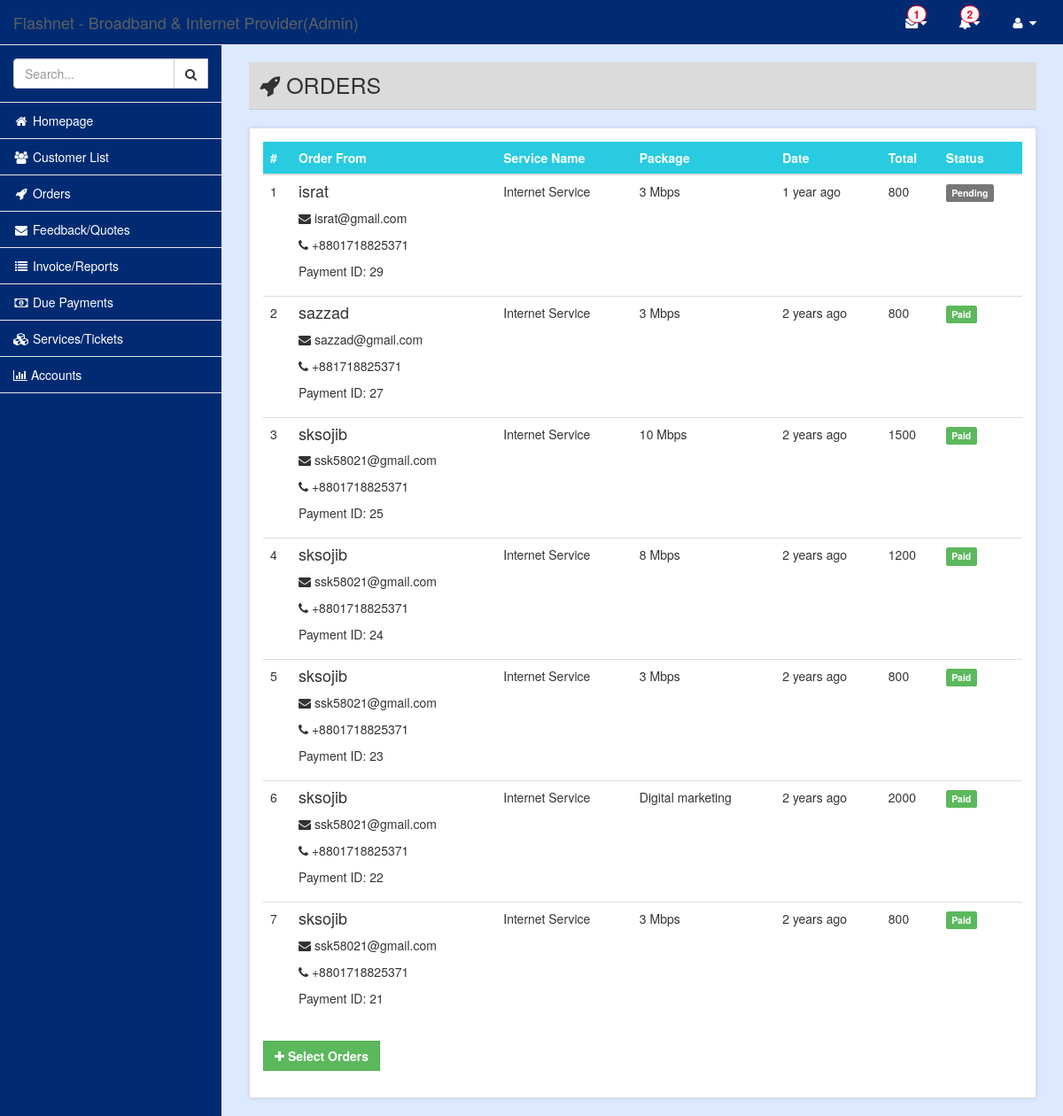
The app's page /admin/orders.php (signed in) with its own data.
### tables this page shows
CREATE TABLE `customer_orders` (
  `id` int(11) NOT NULL,
  `date` datetime NOT NULL,
  `username` varchar(90) NOT NULL,
  `ad_manager_id` varchar(900) NOT NULL,
  `service_type` int(11) NOT NULL,
  `package` int(11) NOT NULL,
  `amount` int(11) NOT NULL,
  `payment_id` varchar(20) NOT NULL,
  `rm` int(11) NOT NULL,
  `status` int(11) NOT NULL
);

CREATE TABLE `users` (
  `id` int(11) NOT NULL,
  `username` varchar(900) NOT NULL,
  `password` varchar(90) NOT NULL,
  `token` varchar(90) NOT NULL,
  `first_name` varchar(900) NOT NULL,
  `last_name` varchar(900) NOT NULL,
  `email` varchar(900) NOT NULL,
  `address` varchar(900) NOT NULL,
  `city` varchar(900) NOT NULL,
  `district` varchar(900) NOT NULL,
  `mobile_number` varchar(900) NOT NULL,
  `facebook_page` varchar(90) NOT NULL,
  `joined` datetime NOT NULL,
  `status` int(11) NOT NULL
);

### pages/includes/functions.php (called while the page is built, shortened)
<?php
	function get_orders($extra_sql=true){
		global $conn;
		$get = "SELECT * FROM customer_orders ";
		$get.= "WHERE ".$extra_sql." ";
		$get.= "ORDER BY id DESC";
		$result = $conn->query($get);
		return $result;
	}
	function switch_service($service_type) {
		switch($service_type) {
			case 1: return 'Internet Service'; break;
		}
	}
	function switch_package($package){
		switch($package) {
			case 2: return '3 Mbps'; break;
			case 4: return '8 Mbps'; break;
			case 7: return '10 Mbps'; break;
			case 8: return 'Digital marketing'; break;
		}
	}
	function switch_status($status, $index){
		switch($status) {
			case 1: $oarray= array('rm'=>'Unseen', 'payment'=>'Pending');return $oarray[$index]; break;
			case 3: $oarray= array('rm'=>'Added', 'payment'=>'Paid');return $oarray[$index]; break;
		}
	}
	function get_user_info($username) {
		global $conn;
		$sql = "SELECT * FROM users ";
		$sql.= "WHERE username='".addslashes($username)."' ";
		$result	= $conn->query($sql);
		$row	= $result->fetch_array();
		return $row;
	}
	function time_elapsed_string($datetime, $full = false) {
		$now = new DateTime; $ago = new DateTime($datetime); $diff = $now->diff($ago);
		$diff->w = floor($diff->d / 7); $diff->d -= $diff->w * 7;
		$string = array(
			'y' => 'year', 'm' => 'month', 'w' => 'week', 'd' => 'day',
			'h' => 'hour', 'i' => 'minute', 's' => 'second',
		);
		foreach ($string as $k => &$v) {
			if($diff->$k){$v = $diff->$k . ' ' . $v . ($diff->$k > 1 ? 's' : '');}
			else{unset($string[$k]);}
		}
		if (!$full) $string = array_slice($string, 0, 1);
		return $string ? implode(', ', $string) . ' ago' : 'just now';
	}

### admin/orders.php (the view, shortened to what this page needs)
<?php
	include "../pages/includes/config.php";
	require_once "../pages/includes/functions.php";
?>
<?php include "includes/header.php"; ?>
<div id="page-wrapper">
		<div class="row">
				<div class="col-lg-12">
						<h1 class="page-header"><i class="fa fa-rocket"></i> ORDERS</h1>
				</div>
		</div>
		<div class="row">
				<div class="col-lg-12">
						<div class="panel panel-default">
							<div class="panel-body">
							<?php if(!isset($_GET['view'])) { ?>
								<div class="table-responsive">
									<table class="table table-hover order-table">
										<thead>
											<tr>
												<th>#</th>
												<th>Order From</th>
												<th>Service Name</th>
												<th>Package</th>
												<th>Date</th>
												<th>Total</th>
												<th>Status</th>
											</tr>
										</thead>
										<tbody>
											<?php
												$result_orders	= get_orders(); $sli = 1;
												while($row_od = $result_orders->fetch_array()) {
													$row_userinfo	= get_user_info($row_od['username']);
											?>
											<tr class="clickable-row" data-href="admin/orders/?view=<?= $row_od['id'] ?>" data-userid="<?= $row_od['id'] ?>">
												<td><?= $sli ?></td>
												<td>
													<h4><?= $row_userinfo['first_name'] ?></h4>
													<p><i class="fa fa-envelope"></i> <?= $row_userinfo['email'] ?></p>
													<p><i class="fa fa-phone"></i> <?= $row_userinfo['mobile_number'] ?></p>
													<p><i class="fa fa-payment"></i>Payment ID:  <?= $row_od['payment_id'] ?></p>
												</td>
												<td><?= switch_service($row_od['service_type']) ?></td>
												<td><?= switch_package($row_od['package']) ?></td>
												<td><?= time_elapsed_string($row_od['date']) ?></td>
												<td><?= $row_od['amount'] ?></td>
												<td>
													<p><span class="label label-default <?= switch_status($row_od['status'], 'payment') ?>"><?= switch_status($row_od['status'], 'payment') ?></span></p>
												</td>
											</tr>
											<?php
													$sli++;
												}
											?>
										</tbody>
									</table>
									<div class="form-group">
										<button class="btn btn-success" id="select-cus"><i class="fa fa-plus"></i> Select Orders</button>
									</div>
								</div>
							<?php } ?>
							</div>
						</div>
				</div>
		</div>
</div>
<?php
	include "includes/footer.php";
?>

### records on screen
customer_orders: users.first_name "israt", users.email "israt@gmail.com", users.mobile_number "+8801718825371", payment "29", service_type "Internet Service", package "3 Mbps", date "1 year ago", amount "800", status "Pending"
customer_orders: users.first_name "sazzad", users.email "sazzad@gmail.com", users.mobile_number "+881718825371", payment "27", service_type "Internet Service", package "3 Mbps", date "2 years ago", amount "800", status "Paid"
customer_orders: users.first_name "sksojib", users.email "ssk58021@gmail.com", users.mobile_number "+8801718825371", payment "25", service_type "Internet Service", package "10 Mbps", date "2 years ago", amount "1500", status "Paid"
customer_orders: users.first_name "sksojib", users.email "ssk58021@gmail.com", users.mobile_number "+8801718825371", payment "24", service_type "Internet Service", package "8 Mbps", date "2 years ago", amount "1200", status "Paid"
customer_orders: users.first_name "sksojib", users.email "ssk58021@gmail.com", users.mobile_number "+8801718825371", payment "23", service_type "Internet Service", package "3 Mbps", date "2 years ago", amount "800", status "Paid"
customer_orders: users.first_name "sksojib", users.email "ssk58021@gmail.com", users.mobile_number "+8801718825371", payment "22", service_type "Internet Service", package "Digital marketing", date "2 years ago", amount "2000", status "Paid"
customer_orders: users.first_name "sksojib", users.email "ssk58021@gmail.com", users.mobile_number "+8801718825371", payment "21", service_type "Internet Service", package "3 Mbps", date "2 years ago", amount "800", status "Paid"

### other values on screen
$total_unread_message "1"
$total_notification "2"
